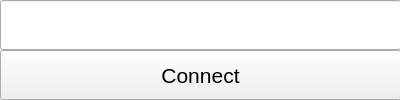
<?xml version="1.0" encoding="UTF-8"?>
<ui version="4.0">
 <class>LaunchPage</class>
 <widget class="QWidget" name="LaunchPage">
  <property name="geometry">
   <rect>
    <x>0</x>
    <y>0</y>
    <width>400</width>
    <height>100</height>
   </rect>
  </property>
  <property name="windowTitle">
   <string>Form</string>
  </property>
  <widget class="QLineEdit" name="ipAddress">
   <property name="geometry">
    <rect>
     <x>0</x>
     <y>0</y>
     <width>401</width>
     <height>50</height>
    </rect>
   </property>
   <property name="font">
    <font>
     <pointsize>16</pointsize>
    </font>
   </property>
   <property name="text">
    <string/>
   </property>
  </widget>
  <widget class="QPushButton" name="btn_Connect">
   <property name="geometry">
    <rect>
     <x>0</x>
     <y>50</y>
     <width>401</width>
     <height>50</height>
    </rect>
   </property>
   <property name="font">
    <font>
     <pointsize>16</pointsize>
    </font>
   </property>
   <property name="text">
    <string>Connect</string>
   </property>
  </widget>
 </widget>
 <resources/>
 <connections/>
</ui>
